Frame 1 (no input): blank canvas, image omitted
Frame 60 (the mouse pressed at the canvas centre just before this capture): blank canvas, image omitted
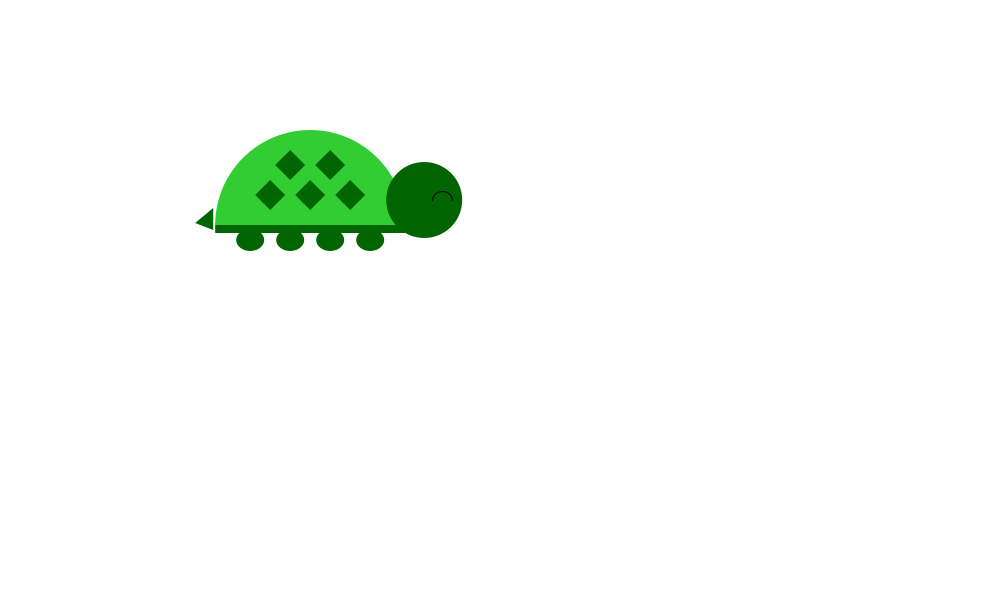
Frame 120 (the mouse held since frame 60 and released just before this capture)

The Processing sketch whose frames 1 and 60 were blank and that drew this single picture after the mouse press (run headless with seeded random() and noise(); from frame 60 on, the mouse is pressed at the canvas centre):

// Processing sketch: processing_86910
// ── processing_86910.pde

float myX;
float myY;

void setup () {
  size (1000,600);
  myX=400;
  myY=300;
}

void draw () {
  background(255,255,255);
  noStroke();
  myX=mouseX/1.02;
  myY=mouseY;   
   
   //shell//
fill(0,100,0);//color of bottom rectangle
rectMode(CENTER);  // Set rectMode to CENTER
rect(myX-180, myY-72, 190, 10);//bottom rectangle of shell
fill (50,205,50);//color of shell
arc(myX-180, myY-75, 190, 190, -PI, 0);  // arc of shell
 
//spots on shell//
fill(0,100,0);
shapeMode(CENTER);
quad(myX-220, myY-120, myX-205, myY-105, myX-220, myY-90, myX-235, myY-105);//in order from closest x coordinate
quad(myX-200, myY-150, myX-185, myY-135, myX-200, myY-120, myX-215, myY-135);
quad(myX-180, myY-120, myX-165, myY-105, myX-180, myY-90, myX-195, myY-105);
quad(myX-160, myY-150, myX-145, myY-135, myX-160, myY-120, myX-175, myY-135);
quad(myX-140, myY-120, myX-125, myY-105, myX-140, myY-90, myX-155, myY-105);
 
 
 
//head//
fill(0,100,0);
ellipse(myX-66,myY-100,76,76);//head
stroke(0);
arc(myX-48, myY-100, 20, 18, -PI, 0);//eye
fill(255);
 
 
//legs//
noStroke();
fill(0,100,0);
ellipse(myX-240, myY-60, 28, 22);//back foot
ellipse(myX-200, myY-60, 28, 22);//second from last foot
ellipse(myX-160, myY-60, 28, 22);//second foot
ellipse(myX-120, myY-60, 28, 22);//front foot =)
 
//tail//
fill(0,100,0);
triangle(myX-295, myY-77, myX-277, myY-92, myX-277, myY-70);

}
